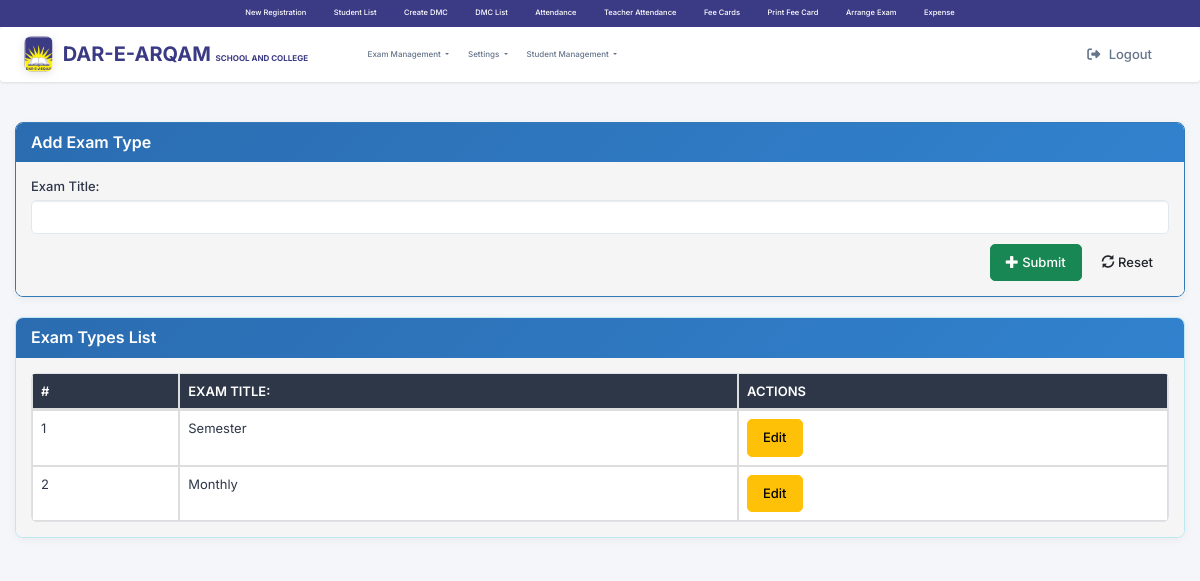
/exam_types.php (signed in), run on the app's committed database.
### tables this page shows
CREATE TABLE `modules` (
  `id` int(11) NOT NULL,
  `parent_id` int(11) DEFAULT NULL,
  `title` varchar(100) NOT NULL,
  `url` varchar(255) NOT NULL DEFAULT '#',
  `description` varchar(255) DEFAULT NULL,
  `status` tinyint(1) DEFAULT 1,
  `created_at` timestamp NOT NULL DEFAULT current_timestamp(),
  `type` enum('Parent','Child') NOT NULL DEFAULT 'Parent'
);

CREATE TABLE `exam_types` (
  `id` int(11) NOT NULL,
  `title` varchar(255) NOT NULL,
  `dated` datetime NOT NULL DEFAULT current_timestamp(),
  `status` int(11) NOT NULL DEFAULT 0
);

### exam_types.php (the view, shortened to what this page needs)
<?php
$lang = 'en';
$translations = [
    'en' => [
        'title' => 'Add Exam Type',
        'title_label' => 'Exam Title:',
        'title_placeholder' => '',
        'submit' => 'Submit',
        'reset' => 'Reset',
        'success' => 'Exam type added successfully!',
        'update_success' => 'Exam type updated successfully!',
        'error' => 'Error: ',
        'empty_error' => 'Title cannot be empty!',
        'list_title' => 'Exam Types List',
        'no_records' => 'No exam types found.',
        'sr_no' => '#',
        'actions' => 'Actions',
        'edit' => 'Edit',
        'save' => 'Save',
        'cancel' => 'Cancel',
        'delete' => 'Delete'
    ]
];
?>
<!DOCTYPE html>
<html lang="en" dir="ltr">
<head>
    <link rel="stylesheet" href="https://maxcdn.bootstrapcdn.com/bootstrap/3.4.1/css/bootstrap.min.css">
</head>
<body>
<?php require_once('navbar.php'); ?>
<div class="container">
  <div class="row">
    <div class="col-md-12">
      <div class="panel panel-primary">
        <div class="panel-heading">
          <h3 class="panel-title"><?php echo $translations[$lang]['title']; ?></h3>
        </div>
        <div class="panel-body">
          <form method="post" action="" id="examTypeForm">
            <div class="form-group">
              <label for="title"><?php echo $translations[$lang]['title_label']; ?></label>
              <input type="text" class="form-control" id="title" name="title" required
                     placeholder="<?php echo $translations[$lang]['title_placeholder']; ?>">
            </div>
            <div class="text-right">
              <button type="submit" class="btn btn-success">
                <span class="glyphicon glyphicon-plus"></span> <?php echo $translations[$lang]['submit']; ?>
              </button>
              <button type="reset" class="btn btn-default">
                <span class="glyphicon glyphicon-refresh"></span> <?php echo $translations[$lang]['reset']; ?>
              </button>
            </div>
          </form>
        </div>
      </div>
      <div class="panel panel-info">
        <div class="panel-heading">
          <h3 class="panel-title"><?php echo $translations[$lang]['list_title']; ?></h3>
        </div>
        <div class="panel-body">
        <?php
        require_once('conn_inc.php');
        $result = $conn->query("SELECT * FROM exam_types ORDER BY id DESC");
        ?>
          <?php if ($result->num_rows > 0): ?>
            <div class="table-responsive">
              <table class="table table-bordered table-hover">
                <thead>
                  <tr>
                    <th><?php echo $translations[$lang]['sr_no']; ?></th>
                    <th><?php echo $translations[$lang]['title_label']; ?></th>
                    <th><?php echo $translations[$lang]['actions']; ?></th>
                  </tr>
                </thead>
                <tbody id="examTypesTable">
                  <?php $counter = 1; while ($row = $result->fetch_assoc()): ?>
                    <tr id="row-<?php echo $row['id']; ?>" data-id="<?php echo $row['id']; ?>">
                      <td><?php echo $counter++; ?></td>
                      <td class="title-cell" data-original="<?php echo htmlspecialchars($row['title']); ?>">
                        <?php echo htmlspecialchars($row['title']); ?>
                      </td>
                      <td>
                        <button class="btn btn-xs btn-warning edit-btn"><?php echo $translations[$lang]['edit']; ?></button>
                      </td>
                    </tr>
                  <?php endwhile; ?>
                </tbody>
              </table>
            </div>
          <?php else: ?>
            <div class="alert alert-info text-center">
              <?php echo $translations[$lang]['no_records']; ?>
            </div>
          <?php endif; ?>
        </div>
      </div>
    </div>
  </div>
</div>
</body>
</html>

### navbar.php (shortened to what this page needs)
<?php
require_once('conn_inc.php');
$user_id = $_SESSION['user_id'] ?? 0;
$role_modules = [];
if ($user_id) {
    $qry = "
        SELECT m.id, m.parent_id, m.title, m.url
        FROM role_modules rm
        INNER JOIN modules m ON rm.module_id = m.id
        INNER JOIN users u ON rm.role_id = u.role_id
        WHERE u.id = ?
        ORDER BY m.parent_id, m.title
    ";
    $stmt = $conn->prepare($qry);
    $stmt->bind_param("i", $user_id);
    $stmt->execute();
    $res = $stmt->get_result();
    while ($row = $res->fetch_assoc()) {
        $parent_id = $row['parent_id'] ?? 0;
        if ($parent_id == 0) {
            if (!isset($role_modules[$row['id']])) {
                $role_modules[$row['id']] = [
                    'title' => $row['title'],
                    'url' => $row['url'] ?? '#',
                    'children' => []
                ];
            }
        } else {
            $role_modules[$parent_id]['children'][] = [
                'title' => $row['title'],
                'url' => $row['url'] ?? '#'
            ];
        }
    }
}
?>
<link href="https://cdn.jsdelivr.net/npm/bootstrap@5.3.3/dist/css/bootstrap.min.css" rel="stylesheet">
<link href="https://cdnjs.cloudflare.com/ajax/libs/font-awesome/6.5.0/css/all.min.css" rel="stylesheet">
<div class="top-quick-bar" style="background-color: #3b3a85 !important;">
  <div class="quick-links-horizontal">
    <a href="student_registration.php" class="quick-link-horizontal-btn">
      New Registration
    </a>
    <a href="student_list.php" class="quick-link-horizontal-btn">
      Student List
    </a>
    <a href="create_dmcs.php" class="quick-link-horizontal-btn">
      Create DMC
    </a>
    <a href="dmc_list.php" class="quick-link-horizontal-btn">
      DMC List
    </a>
    <a href="attendance_class.php" class="quick-link-horizontal-btn">
      Attendance
    </a>
    <a href="users_attendance.php" class="quick-link-horizontal-btn">
      Teacher Attendance
    </a>
    <a href="fee_card_create_monthly.php" class="quick-link-horizontal-btn">
      Fee Cards
    </a>
    <a href="student_feecards.php" class="quick-link-horizontal-btn">
      Print Fee Card
    </a>
    <a href="arrange_exam.php" class="quick-link-horizontal-btn">
      Arrange Exam
    </a>
    <a href="expense.php" class="quick-link-horizontal-btn">
      Expense
    </a>
  </div>
</div>
<nav class="navbar navbar-expand-lg navbar-light sticky-top">
  <div class="container-fluid">
    <div class="navbar-main-content">
      <a class="navbar-brand" href="index.php">
        <img src="logo2.png" alt="Logo">
        <div class="brand-text"><span style="font-size:20px;color: #16253e !important;">DAR-E-ARQAM <small>SCHOOL AND COLLEGE</small></span> </div>
      </a>
      <div class="collapse navbar-collapse" id="mainNavbar">
        <ul class="navbar-nav me-auto mb-2 mb-lg-0">
          <?php foreach ($role_modules as $module_id => $module): ?>
            <?php
            $is_dropdown = !empty($module['children']);
            $module_title = isset($module['title']) ? $module['title'] : '';
            $module_url = isset($module['url']) ? $module['url'] : '#';
            ?>
            <li class="nav-item <?php echo $is_dropdown ? 'dropdown' : ''; ?>">
              <?php if (!$is_dropdown && !empty($module_title) && !empty($module_url) && $module_url != '#'): ?>
                <a class="nav-link <?php echo $module_url === 'index.php' ? 'active' : ''; ?>" href="<?php echo htmlspecialchars($module_url); ?>">
                  <?php echo htmlspecialchars($module_title); ?>
                </a>
              <?php elseif ($is_dropdown && !empty($module_title)): ?>
                <a class="nav-link dropdown-toggle" href="#" id="<?php echo htmlspecialchars(strtolower(str_replace(' ', '', $module_title))); ?>Dropdown" role="button" data-bs-toggle="dropdown">
                  <?php echo htmlspecialchars($module_title); ?>
                </a>
              <?php endif; ?>
            </li>
          <?php endforeach; ?>
        </ul>
        <ul class="navbar-nav ms-auto">
          <li class="nav-item">
            <a class="nav-link btn btn-logout rounded-5" href="logout.php">
              <i class="fa-solid fa-right-from-bracket me-2"></i>
              Logout
            </a>
          </li>
        </ul>
      </div>
    </div>
  </div>
</nav>

### exam_types.php (style rules this page uses)
.panel { margin-top: 20px; }

### navbar.php (style rules this page uses)
:root { --primary: #2563eb; --primary-light: #3b82f6; --primary-dark: #1d4ed8; --secondary: #64748b; --accent: #8b5cf6; --background: #ffffff; --surface: #f8fafc; --text-primary: #1e293b; --text-secondary: #64748b; --text-light: #94a3b8; --border: #e2e8f0; --hover-bg: #f1f5f9; --danger: #ef4444; --danger-hover: #dc2626; --success: #10b981; --shadow-sm: 0 1px 3px rgba(0, 0, 0, 0.1); --shadow-md: 0 4px 6px -1px rgba(0, 0, 0, 0.1); --shadow-lg: 0 10px 15px -3px rgba(0, 0, 0, 0.1); --radius: 12px; --transition: all 0.2s ease-in-out; --quicklink-bg: #3b3a85; --quicklink-text: #ffffff; --quicklink-hover-bg: #000000; --quicklink-hover-text: #ffffff; }
* { font-family: 'Inter', sans-serif; margin: 0; padding: 0; box-sizing: border-box; }
.top-quick-bar { background: var(--background); min-height: 20px; padding: 0.5rem 1.5rem; position: relative; z-index: 1031; display: flex; justify-content: center; }
.quick-links-horizontal { display: flex; align-items: center; gap: 0.75rem; flex-wrap: wrap; justify-content: center; }
.quick-link-horizontal-btn { display: inline-flex; align-items: center; padding: 0.3rem 1rem; border-radius: 20px; font-size: 0.75rem; font-weight: 500; text-decoration: none; transition: var(--transition); white-space: nowrap; background: var(--quicklink-bg); color: var(--quicklink-text); }
.navbar { background: var(--background); height: 55px; backdrop-filter: blur(20px); box-shadow: var(--shadow-sm); padding: 0.5rem 1.5rem; z-index: 1030; transition: var(--transition); }
.navbar-main-content { display: flex; align-items: center; width: 100%; }
.navbar-brand { font-weight: 700; color: var(--text-primary) !important; display: flex; align-items: center; font-size: 1.1rem; transition: var(--transition); margin-right: 2rem; }
.navbar-brand img { height: 36px; margin-right: 10px; border-radius: 8px; transition: var(--transition); filter: drop-shadow(0 2px 4px rgba(0, 0, 0, 0.1)); }
.brand-text { font-size: 1.1rem; color: #000000; line-height: 1.2; font-weight: 700; background: #3b3a85; -webkit-background-clip: text; -webkit-text-fill-color: transparent; background-clip: text; }
.brand-text span { font-size: 20px !important; }
.brand-text small { font-size: 8px !important; }
.nav-link { color: var(--text-secondary) !important; font-weight: 500; margin: 0 0.15rem; transition: var(--transition); font-size: 0.8rem; padding: 0.4rem 0.8rem !important; border-radius: 8px; position: relative; }
.btn-logout { font-weight: 600; border-radius: 8px; padding: 0.4rem 1rem; font-size: 0.75rem; transition: var(--Transition); border: none; margin-left: 20px !important; }
body { font-family: 'Inter', sans-serif; background-color: #f4f6f9; color: #2d3748; line-height: 1.4; font-size: 14px; }
.container { max-width: 1200px; margin: 15px auto; padding: 0 15px; }
.panel { background: #ffffff; border-radius: 8px; box-shadow: 0 2px 8px rgba(0, 0, 0, 0.05); margin-bottom: 15px; overflow: hidden; }
.panel-heading { background: linear-gradient(135deg, #2b6cb0 0%, #3182ce 100%); padding: 10px 15px; border-bottom: none; }
.panel-heading h3 { color: #ffffff; font-size: 16px; font-weight: 600; margin: 0; }
.panel-body { padding: 15px; background-color: #f6f5f5; }
.form-group { margin-bottom: 10px; }
.form-group label { font-size: 13px; font-weight: 500; color: #2d3748; margin-bottom: 5px; display: block; }
.form-control { border: 1px solid #e2e8f0; border-radius: 5px; padding: 8px; font-size: 13px; height: 34px; transition: border-color 0.2s ease, box-shadow 0.2s ease; }
.btn { border-radius: 5px; padding: 8px 15px; font-size: 13px; font-weight: 500; transition: all 0.2s ease; }
.table-responsive { border-radius: 6px; overflow: hidden; }
.table { margin-bottom: 0; border-collapse: separate; border-spacing: 0; }
.table th { background: #2d3748; color: #ffffff; font-weight: 600; font-size: 13px; padding: 10px; text-transform: uppercase; border: none; }
.table td { padding: 10px; border: none; vertical-align: middle; font-size: 13px; color: #2d3748; }
body { background-color: #f4f6f9 !important; }

### data on the page
modules: title "Exam Management"
modules: title "Student Management"
exam_types: title "Semester"
exam_types: title "Monthly"

### other printed values
$module_title "Settings"
$translations[$lang]['title'] "Add Exam Type"
$translations[$lang]['title_label'] "Exam Title:"
$translations[$lang]['submit'] "Submit"
$translations[$lang]['reset'] "Reset"
$translations[$lang]['list_title'] "Exam Types List"
$translations[$lang]['sr_no'] "#"
$translations[$lang]['title_label'] "EXAM TITLE:"
$translations[$lang]['actions'] "ACTIONS"
